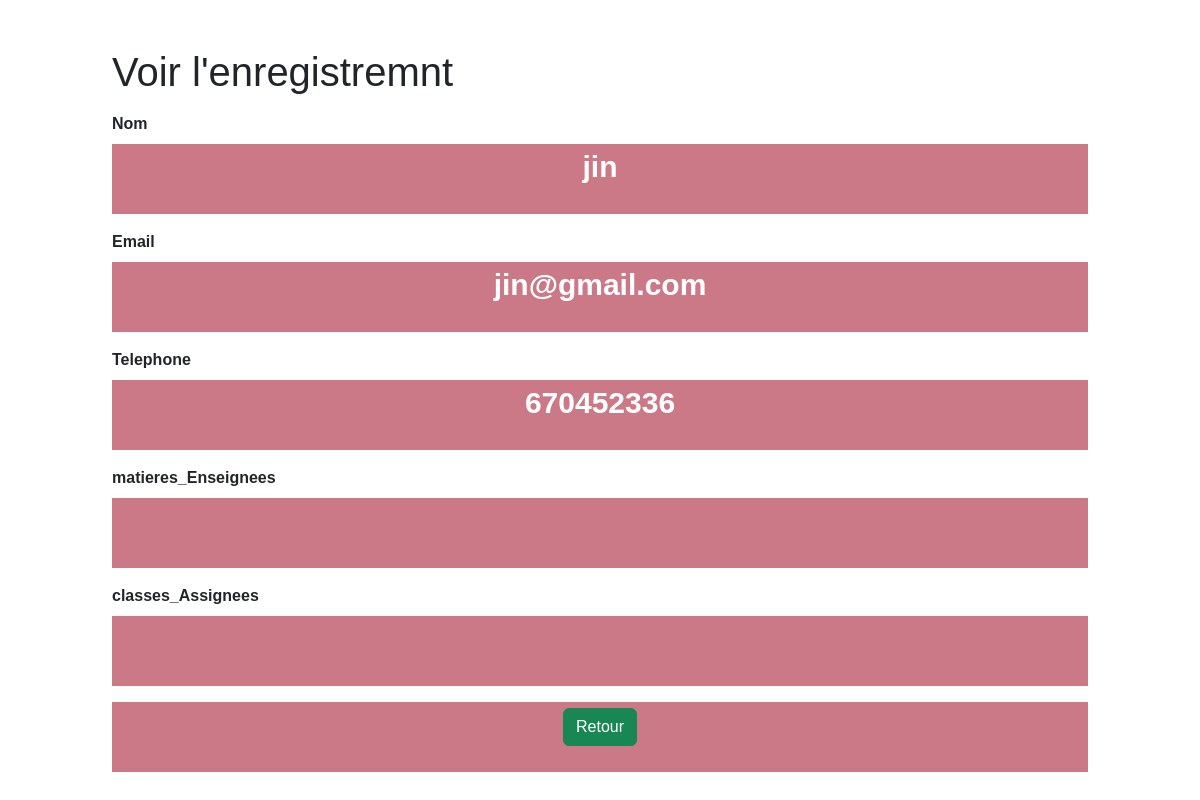
The page /difference/difference/page/enseignant/read.php?id=1 on the database its author committed.
### tables this page shows
CREATE TABLE `enseignant` (
  `id` int(11) NOT NULL,
  `matricul` varchar(255) NOT NULL,
  `nom` varchar(255) NOT NULL,
  `prenom` varchar(255) NOT NULL,
  `date_nais` date NOT NULL,
  `telephone` varchar(255) NOT NULL,
  `email` varchar(255) NOT NULL,
  `bureau` varchar(255) NOT NULL,
  `departement` varchar(255) NOT NULL,
  `discipline` varchar(255) NOT NULL,
  `image` varchar(255) NOT NULL
);

### difference/difference/page/enseignant/read.php (the view, shortened to what this page needs)
<?php
if(isset($_GET["id"]) && !empty(trim($_GET["id"]))){
    require_once "../../config/config.php";
    $sql = "SELECT * FROM enseignant WHERE id = ?";
    if($stmt = mysqli_prepare($link, $sql)){
        mysqli_stmt_bind_param($stmt, "i", $param_id);
        if(mysqli_stmt_execute($stmt)){
            $result = mysqli_stmt_get_result($stmt);
            if(mysqli_num_rows($result) == 1){
                $row = mysqli_fetch_array($result, MYSQLI_ASSOC);
            } else{
                header("location: error.php");
                exit();
            }
        } else{
            echo "Oops! une erreur est survenue.";
        }
    }
} else{
    header("location: error.php");
    exit();
}
?>
<!DOCTYPE html>
<html lang="en">
<head>
    <link rel="stylesheet" href="../ex_style/css/bootstrap.min.css">
    <link rel="stylesheet" href="style.css">
</head>
<body>
<div class="wrapper">
        <div class="container-fluid">
            <div class="row">
                <div class="col-md-12">
                    <h1 class="mt-5 mb-3">Voir l'enregistremnt</h1>
                    <div class="form-group">
                        <label>Nom</label>
                        <p><b><?php echo $row["nom"]; ?></b></p>
                    </div>
                    <div class="form-group">
                        <label>Email</label>
                        <p><b><?php echo $row["email"]; ?></b></p>
                    </div>
                    <div class="form-group">
                        <label>Telephone</label>
                        <p><b><?php echo $row["telephone"]; ?></b></p>
                    </div>
                    <div class="form-group">
                        <label>matieres_Enseignees</label>
                        <p><b><?php echo $row["matieres_Enseignees"]; ?></b></p>
                    </div>
                    <div class="form-group">
                        <label>classes_Assignees</label>
                        <p><b><?php echo $row["classes_Assignees"]; ?></b></p>
                    </div>
                    <p><a href="index.php" class="btn btn-success">Retour</a></p>
                </div>
            </div>
        </div>
    </div>
</body>
</html>

### difference/difference/page/enseignant/style.css (style rules this page uses)
body { font-family: Arial, sans-serif; }
label { display: block; margin-bottom: 8px; font-weight: bold; }
a { color: #4caf50; text-decoration: none; font-weight: bold; }

### difference/difference/page/enseignant/read.php (style rules this page uses)
.wrapper { width: 1000px; margin: 0 auto; }
p { color: #fff; background-color: rgb(204, 121, 135); height: 70px; width: auto; text-align: center; font-size: 30px }
.row { border-radius: solid 15px 0; }

### rows shown on the page
enseignant: nom "jin", email "jin@gmail.com", telephone "670452336"
